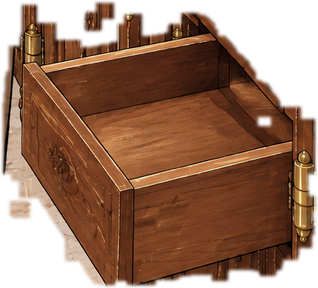
#> input picture assets/gfx/cutouts/st_w2_lowdrawer_open.png, 318 x 288 px
$ python film_plan.py ../../assets/gfx/cutouts/st_w2_lowdrawer_open.png out.png --film hotel
#> lines starting #> are read from the running program, lines starting #| are printed output that depends on the picture; after the words box and inside, x2 and y2 are one past the last pixel; in counts of white or black regions, pixels touching at a corner belong together
#!/usr/bin/env python3
"""План на плёнке: рисунок тушью на белом → прозрачная плёнка 1400×980 RGBA (ASSET_SPEC §7.1).

  python tools/assets/film_plan.py РИСУНОК.png ВЫХОД.png --film hotel|1908|soviet [--src-width 1470]

Рисунок — перерисовка подложки tools/layout/plans_layout.py (3:2, плёнка 1400 px по центру),
поэтому сначала по центру срезается 1400×980. Линии становятся краской плёнки: альфа — от темноты
линии (белое — прозрачно), цвет — сама тушь рисунка, чуть насыщеннее. Под линиями — сама плёнка:
  hotel  — прозрачный пластиковый вкладыш: еле заметный холодный тон, скруглённые углы, блик по краю;
  1908   — восковка: тёплая полупрозрачная бумага с лёгкой неровностью, края чуть темнее;
  soviet — лекционная плёнка: прозрачная, серо-зелёная кайма и два отверстия под кольца сверху.
"""
import argparse

import numpy as np
from PIL import Image, ImageDraw, ImageFilter

W, H = 1400, 980
FILM = {
    'hotel': dict(tint=(226, 234, 246), a=0.07, edge=(150, 170, 200), edge_a=0.45, radius=34),
    '1908': dict(tint=(238, 226, 196), a=0.52, edge=(170, 140, 95), edge_a=0.55, radius=6),
    'soviet': dict(tint=(222, 234, 226), a=0.10, edge=(90, 130, 105), edge_a=0.55, radius=14),
}


def main(argv=None):
    ap = argparse.ArgumentParser()
    ap.add_argument('src')
    ap.add_argument('out')
    ap.add_argument('--film', required=True, choices=FILM)
    a = ap.parse_args(argv)
    f = FILM[a.film]
    im = Image.open(a.src).convert('RGB')
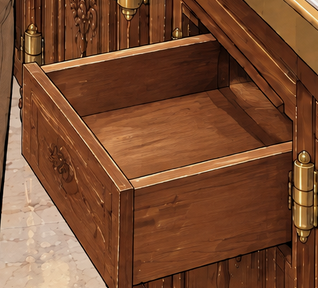
#> im: PIL image 318x288 RGB; mean R, G, B 121.8, 75.5, 48.1
    if im.size != (W, H):
        x0 = (im.width - W) // 2
#> x0 = -541
        im = im.crop((x0, 0, x0 + W, H))
#> im: PIL image 1400x980 RGB
    rgb = np.asarray(im).astype(float)
    lum = rgb.mean(axis=2)
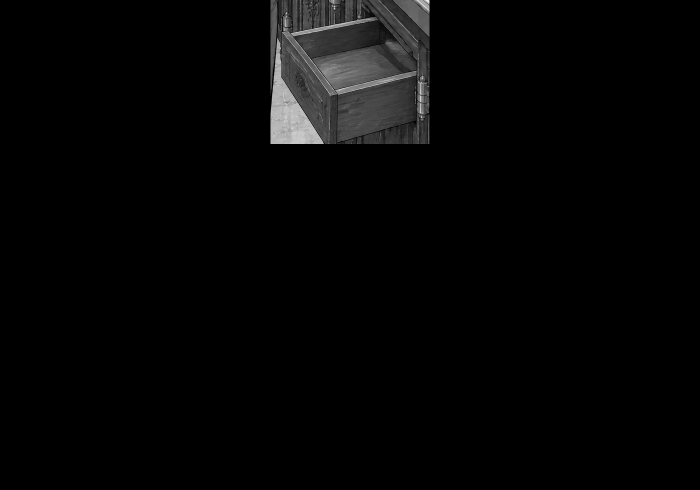
#> lum: shape (980, 1400) float64 (shown at 1/2 size); min 0, max 245.7, mean 5.5
    ink_a = np.clip((242 - lum) / 170, 0, 1)
    # цвет линии: тушь рисунка, без белёсого ореола
    ink_rgb = np.clip(rgb - (255 - rgb) * 0.25, 0, 255)
    # плёнка
    mask = Image.new('L', (W, H), 0)
#> mask: PIL image 1400x980 L; every value is 0
    ImageDraw.Draw(mask).rounded_rectangle((2, 2, W - 3, H - 3), radius=f['radius'], fill=255)
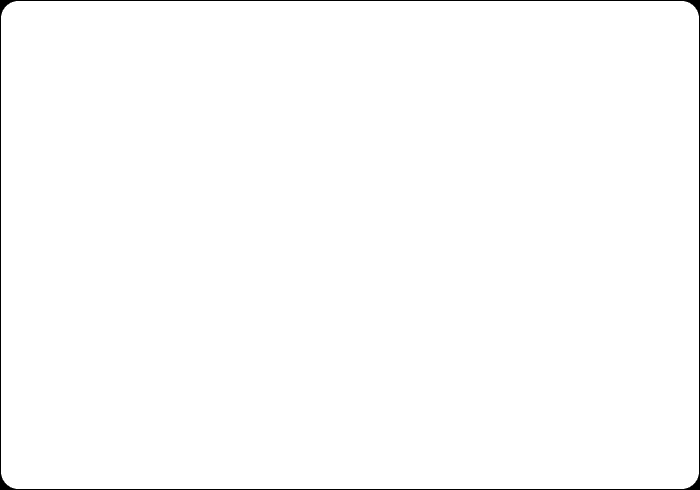
#> mask: PIL image 1400x980 L (shown at 1/2 size); 99.2% white; 1 black region, box (x1, y1, x2, y2) and area: (0, 0, 1400, 980) 10544
    if a.film == 'soviet':
        for cx in (W // 2 - 260, W // 2 + 260):
            ImageDraw.Draw(mask).ellipse((cx - 16, 28, cx + 16, 60), fill=0)
    film = np.asarray(mask).astype(float) / 255
    base_a = np.full((H, W), f['a'])
    if a.film == '1908':
        rng = np.random.default_rng(1908)
        noise = Image.fromarray((rng.random((H // 8, W // 8)) * 255).astype('uint8')).resize((W, H), Image.BICUBIC)
        base_a = base_a + (np.asarray(noise.filter(ImageFilter.GaussianBlur(6))).astype(float) / 255 - 0.5) * 0.12
    # край плёнки: кайма в несколько пикселей
    edge = np.asarray(mask.filter(ImageFilter.MinFilter(9))).astype(float) / 255
#> edge: shape (980, 1400) float64; values 0 (black) and 1 (white), 97.9% white; 1 black region, box (x1, y1, x2, y2) and area: (0, 0, 1400, 980) 29456
    rim = np.clip(film - edge, 0, 1)
#> rim: shape (980, 1400) float64; values 0 (black) and 1 (white), 1.4% white; 1 white region, box (x1, y1, x2, y2) and area: (2, 2, 1398, 978) 18912
    if a.film == 'soviet':
        holes = Image.new('L', (W, H), 0)
        for cx in (W // 2 - 260, W // 2 + 260):
            ImageDraw.Draw(holes).ellipse((cx - 20, 24, cx + 20, 64), outline=255, width=4)
        rim = np.maximum(rim, np.asarray(holes).astype(float) / 255)
    tint = np.array(f['tint'], float)
    edge_c = np.array(f['edge'], float)
    # слои: плёнка → кайма → линии (обычное наложение «поверх»)
    out_a = base_a * film
    out_rgb = np.broadcast_to(tint, (H, W, 3)).copy()
    ra = rim * f['edge_a']
    out_rgb = (out_rgb * (out_a * (1 - ra))[..., None] + edge_c * ra[..., None])
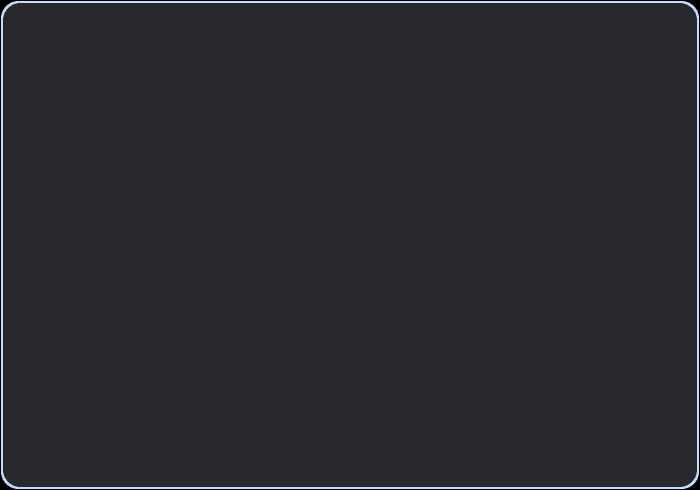
#> out_rgb: shape (980, 1400, 3) float64 (shown at 1/2 size); mean of channels 0, 1, 2 16.5, 17.2, 18.2; drawn with min black and max white
    out_a = out_a * (1 - ra) + ra
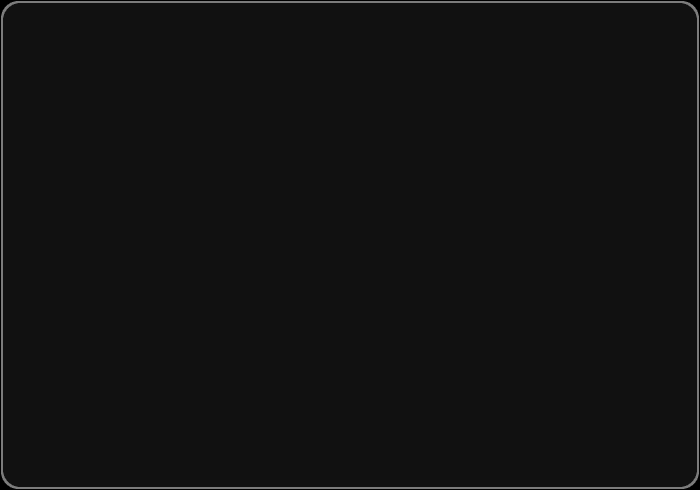
#> out_a: shape (980, 1400) float64 (shown at 1/2 size); min 0, max 0.489, mean 0.0752
    out_rgb = np.where(out_a[..., None] > 0, out_rgb / np.maximum(out_a, 1e-6)[..., None], tint)
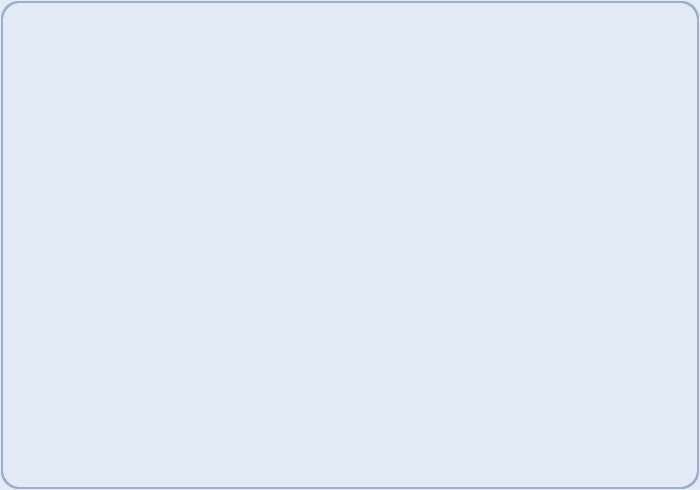
#> out_rgb: shape (980, 1400, 3) float64 (shown at 1/2 size); mean of channels 0, 1, 2 225, 233.2, 245.4; drawn as R, G, B
    la = ink_a * film
    new_a = la + out_a * (1 - la)
    out_rgb = (ink_rgb * la[..., None] + out_rgb * (out_a * (1 - la))[..., None]) / np.maximum(new_a, 1e-6)[..., None]
    res = np.dstack([np.clip(out_rgb, 0, 255), np.clip(new_a * 255, 0, 255)]).astype('uint8')
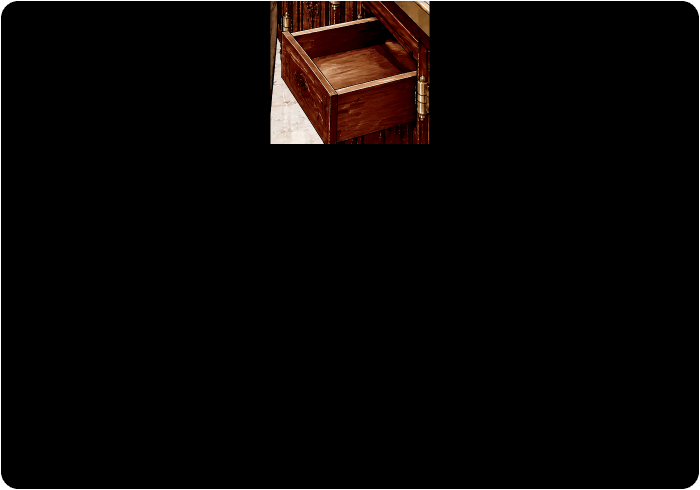
#> res: shape (980, 1400, 4) (shown at 1/2 size); mean R, G, B, A 6, 2.5, 1.3, 251.1; transparent parts drawn white
    Image.fromarray(res, 'RGBA').save(a.out)
    print(f'{a.out}: плёнка {a.film}, линии {int((ink_a > 0.3).sum())} px')
#| out.png: плёнка hotel, линии 1369810 px


if __name__ == '__main__':
    main()
